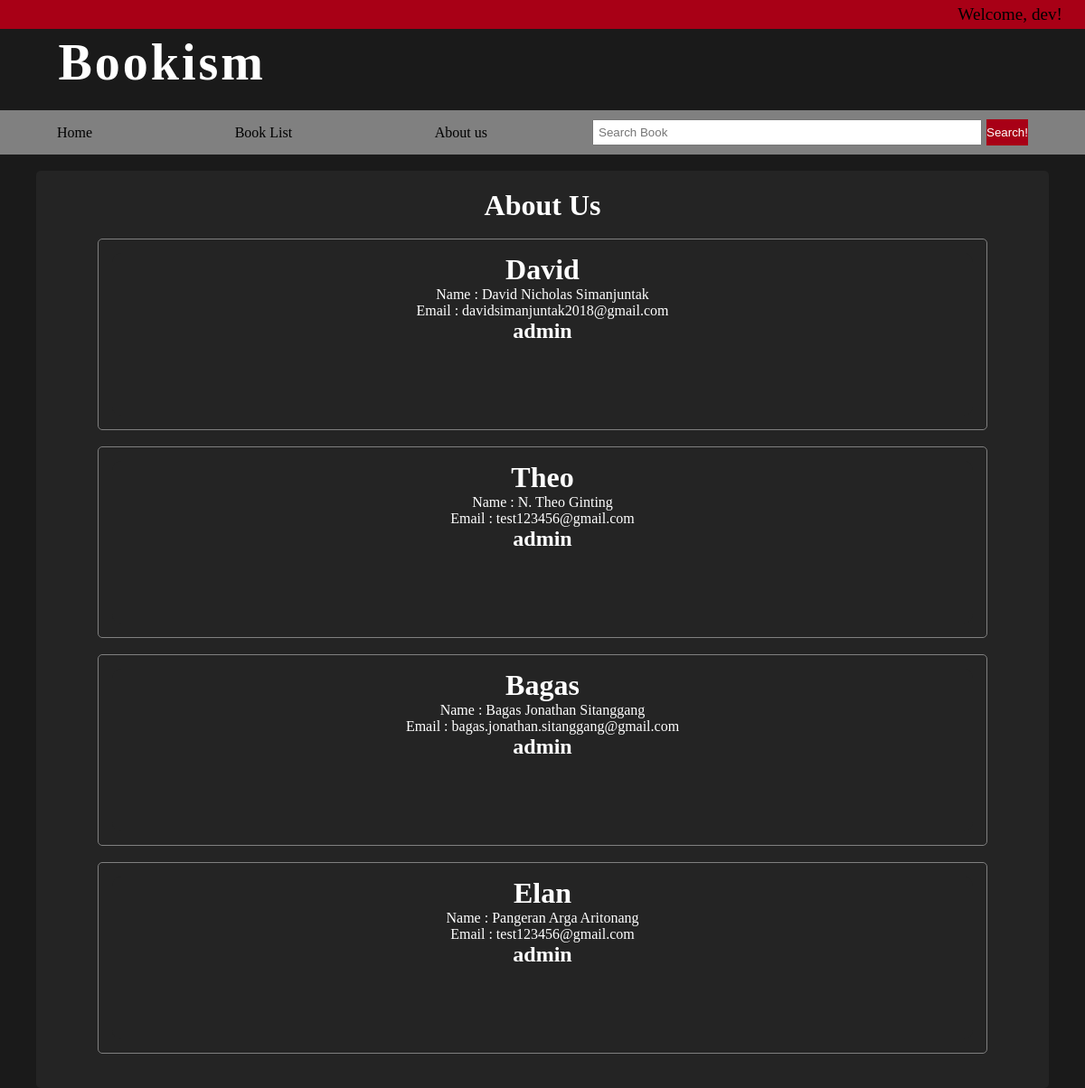
/about.php (signed in), run on the app's committed database.
### tables this page shows
CREATE TABLE `user` (
  `id` int(11) NOT NULL,
  `fullname` varchar(100) NOT NULL,
  `email` varchar(100) NOT NULL,
  `type` varchar(10) NOT NULL,
  `username` varchar(20) NOT NULL,
  `password` varchar(255) NOT NULL
);

### function.php (called while the page is built, shortened)
<?php
	$conn = mysqli_connect("localhost", "root","", "web_data");
	function fquery($query){
		global $conn;
		$cacah = mysqli_query($conn, $query);
		$rows=[];
		while($row = mysqli_fetch_assoc($cacah)){
			$rows[]=$row;
		}
		return $rows;
	}
?>

### about.php (the view, shortened to what this page needs)
<?php
	require 'function.php';
	$users=$_SESSION["user"];
	$user=fquery("SELECT * FROM user WHERE username = '$users'")[0];
?>
<!DOCTYPE html>
<html>
<head>
	<link rel="stylesheet" type="text/css" href="style.css">
</head>
<body style="background-color: #1a1a1a;">
	<div class="containall">
		<div class="atas">
			<p>Welcome, <?=$user["username"]?>!</p>
		</div>
		<div class="logo">
			<h1>Bookism</h1>
		</div>
		<nav>
			<ul>
				<li><a href="index.php">Home</a></li>
				<li><a href="booklist.php">Book List</a></li>
				<li><a href="about.php">About us</a></li>
			</ul>
			<div class="searchbar">
				<form class="formel" action="booklist.php" method="post">
					<input type="text" name="keyword" class="sbar" size="50" border="none" autofocus placeholder="Search Book" autocomplete="off">
					<button class="buttons" type="submit" name="search" border="none">Search!</button>
				</form>
			</div>
		</nav>
		<br>
		<div class="container" style="flex-direction: column;">
			<h1>About Us</h1><br>
			<?php for($start=1;$start<=4; $start++):?>
				<?php $userz=fquery("SELECT * FROM user")[$start];?>
				<div class="contents" style="width: 90%">
					<div class="book" style="background-color: #242424; border: none;">
					<h1><?=ucfirst($userz["username"])  ?></h1>
					<p>Name : <?=$userz["fullname"]  ?></p>
					<p>Email : <?=$userz["email"]  ?></p>
					<p><h2><?=$userz["type"]  ?><h2></p>
					</div>
				</div><br>
			<?php endfor;?>
		</div>
	</div>
</body>
</html>

### style.css (style rules this page uses)
* { margin: 0; padding: 0; }
body { font-family: sans-serif background:#1a1a1a; }
.atas { display: flex; justify-content: flex-end; padding: 5px; background-color: #a80016; }
.atas p { font-size: 1.2em; margin-right: 20px; }
.logo { font-family: cursive; letter-spacing: 3px; height:80px; align-items: center; padding: 5px; }
.logo h1 { margin-left: 5%; font-size: 3.5em; display: flex; color: white; }
nav { background-color: grey; display: flex; justify-content: space-around; padding: 5px; }
nav ul { align-items: center; padding: 5px; display: flex; list-style: none; width: 40%; justify-content: space-between; }
nav ul li a { color: black; text-decoration: none; font-size: 1em; }
nav .searchbar .formel { padding: 5px; display: flex; justify-content: flex-center; }
nav .searchbar .formel .sbar { display: flex; justify-content: flex-end; padding: 5px; }
.buttons { margin-left: 5px; color: white; background-color: #a80016; border: none; }
.container { display: flex; width: 90%; margin: 0px auto; padding: 20px; background: #242424; border-radius: 5px 5px 5px 5px; font-family: Comic Sans MS; font-size: 16px; flex-direction: row; text-align: center; color: white; }
.book { border: 1px solid gray; border-radius: 10px; overflow: hidden; margin: 10px; flex: 1; background-color: #8c8981; height: 180px; }
.contents { width: 75%; margin: 0px auto; padding: 5px; background: #242424; border-radius: 5px 5px 5px 5px; font-family: Comic Sans MS; font-size: 16px; display: flex; flex-wrap: wrap; border: 1px solid gray; color: white; }

### data on the page
user: username "dev"
user: username "David", fullname "David Nicholas Simanjuntak", email "davidsimanjuntak2018@gmail.com", type "admin"
user: username "Theo", fullname "N. Theo Ginting", email "test123456@gmail.com", type "admin"
user: username "Bagas", fullname "Bagas Jonathan Sitanggang", email "bagas.jonathan.sitanggang@gmail.com", type "admin"
user: username "Elan", fullname "Pangeran Arga Aritonang", email "test123456@gmail.com", type "admin"
